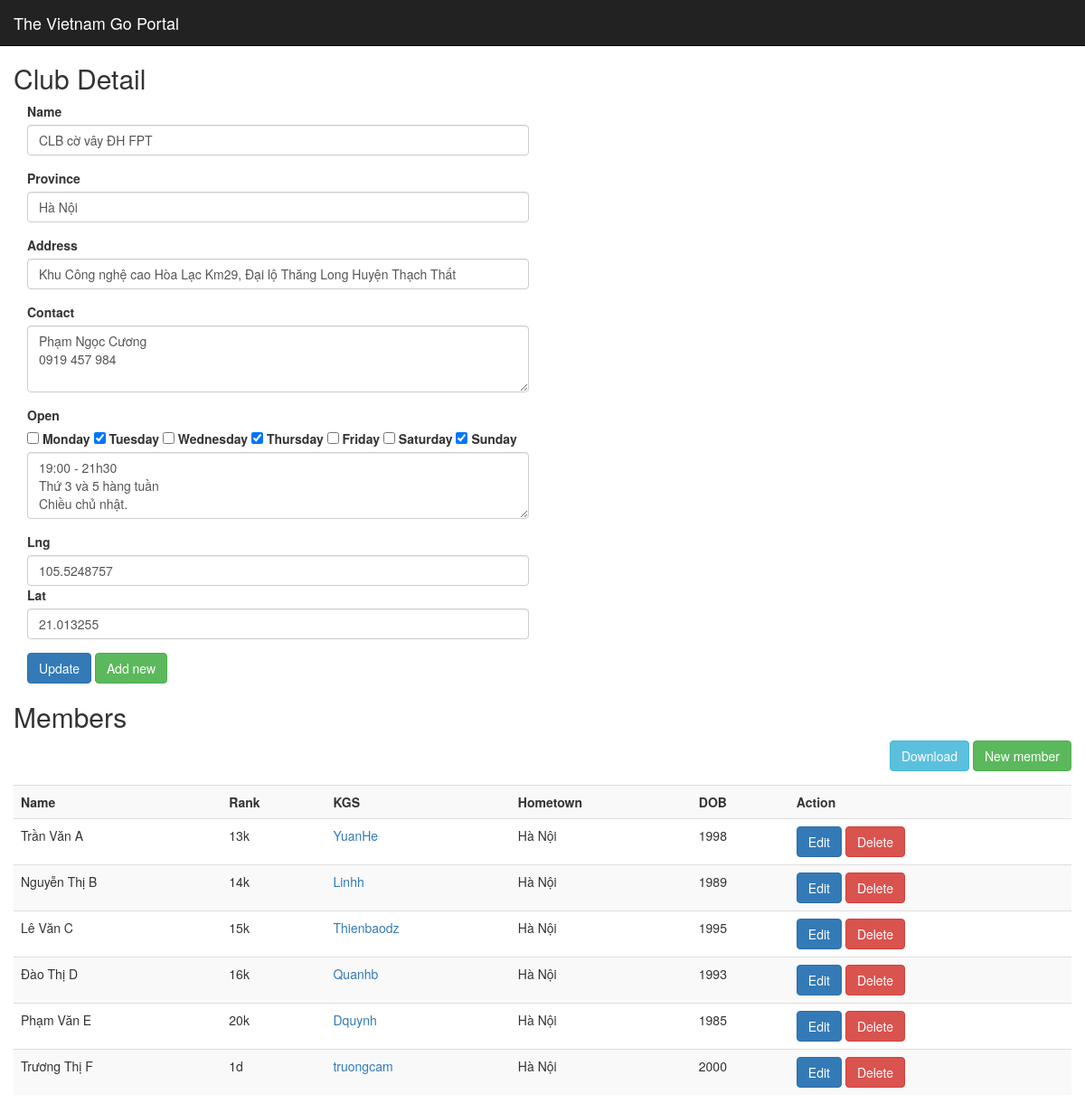
The app's page /club/1, older data.
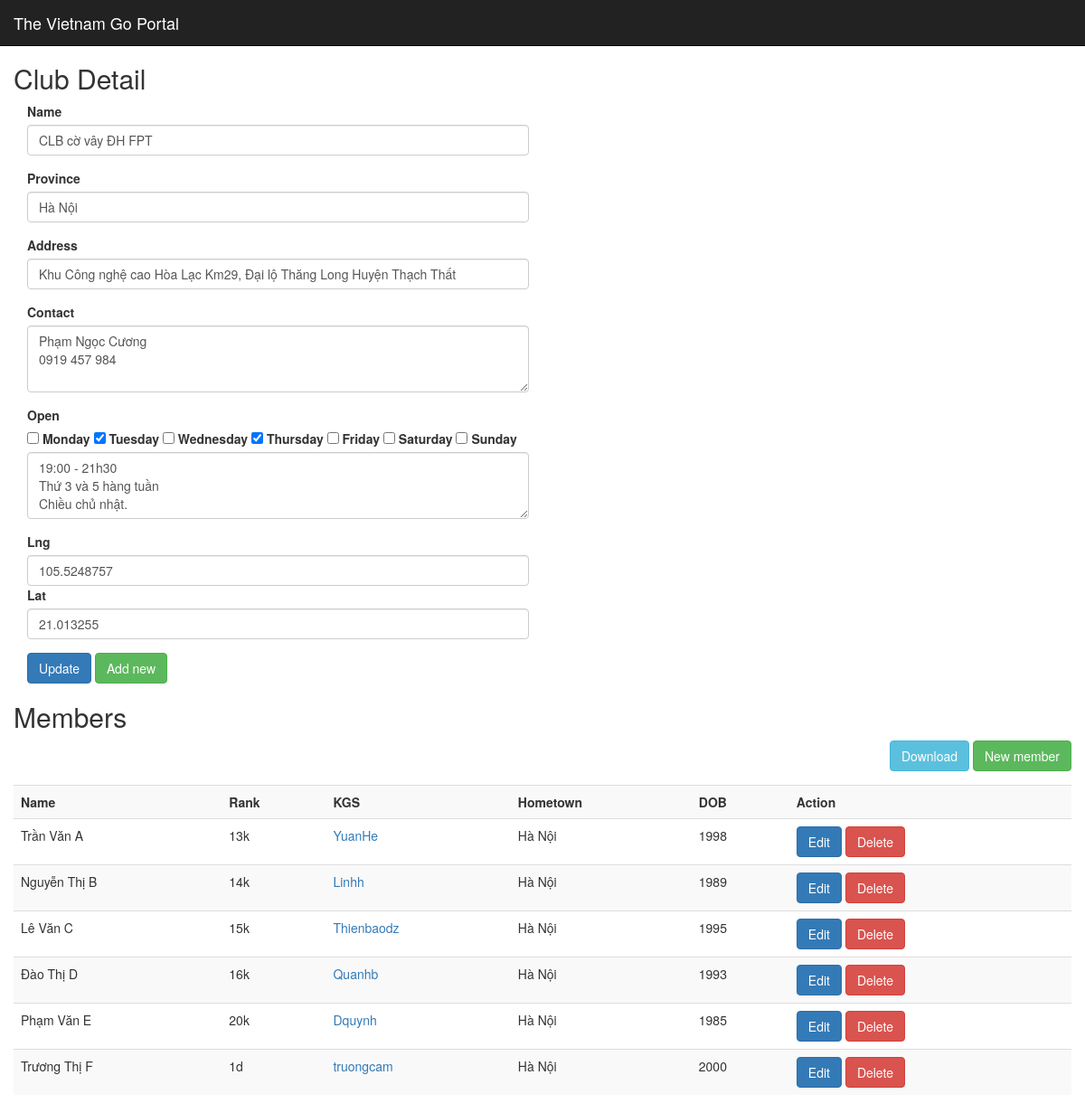
The same page, newer data.
### app/models/club.py (models this page shows, shortened)
class Club(db.Model):
    id = db.Column(db.Integer, primary_key = True, autoincrement = True)
    name = db.Column(db.String(100), unique = True, nullable = False)
    province = db.Column(db.String(50), unique = False, nullable = False)
    address = db.Column(db.String(500), unique = False, nullable = False)
    contact = db.Column(db.String(120), unique = False, nullable = False)
    lng = db.Column(db.Float, unique = False, nullable = False)
    lat = db.Column(db.Float, unique = False, nullable = False)
    openDescription = db.Column(db.String(500))
    openDay = db.Column(db.String(10))
    members = db.relationship('Player', lazy = 'select') #, backref=db.backref('members', lazy='joined'))
    def __init__(self):
        self.lng = 105.6207275390417
        self.lat = 21.281789604927425
    def getById(id):
        return Club.query.filter_by(id = id).first()

### app/models/player.py (models this page shows, shortened)
class Player(db.Model):
    id = db.Column(db.Integer, primary_key=True)
    name = db.Column(db.String(100), nullable = False)
    rank = db.Column(db.String(3), nullable = False)
    hometown = db.Column(db.String(20))
    kgs = db.Column(db.String(20))
    birthYear = db.Column(db.Integer)
    clubId = db.Column(db.Integer, db.ForeignKey('club.id'), nullable = False)

### app/routes.py (the view)
@app.route("/club", methods = ["GET"])
@app.route("/club/<id>", methods = ["GET"])
def getClub(id = None):
    club = Club()
    if id is not None:
        club = Club.getById(id)
    return render_template('club.html', club = club)

### app/templates/club.html (shortened to what this page needs)
{% extends '_master.html' %}
{% block styles %}
{{super()}}
<link href="https://api.mapbox.com/mapbox-gl-js/v1.12.0/mapbox-gl.css" rel="stylesheet" />
{% endblock %}
{% block content %}
{{super()}}
<div class="container" style="margin-top: 50px;">
    <div class="row">
        <h2> Club Detail </h2>
    </div>
    <div class="row">
        <div class="col-sm-6">
            <div class="form-group">
                <label for="clubName">Name</label>
                <input type="text" class="form-control" value="{{club.name}}" id="clubName" />
            </div>
            <div class="form-group">
                <label for="clubProvince">Province</label>
                <input type="text" class="form-control" value="{{club.province}}" id="clubProvince" />
            </div>
            <div class="form-group">
                <label for="clubAddress">Address</label>
                <input type="text" class="form-control" value="{{club.address}}" id="clubAddress" />
            </div>
            <div class="form-group">
                <label for="clubContact">Contact</label>
                <textarea class="form-control" rows="3" id="clubContact">{{club.contact}}</textarea>
            </div>
            <div class="form-group">
                <label for="clubOpenDescription">Open</label>
                <div class="form-inline">
                    <input type="checkbox" id="isOpenMonday" class="openWeekDay" {% if club.openDay[1] == '1' %} checked {% endif %} >
                    <label for="isOpenMonday"> Monday </label>
                    <input type="checkbox" id="isOpenTuesday" class="openWeekDay" {% if club.openDay[2] == '1' %} checked {% endif %}>
                    <label for="isOpenTuesday"> Tuesday </label>
                    <input type="checkbox" id="isOpenWednesday" class="openWeekDay" {% if club.openDay[3] == '1' %} checked {% endif %}>
                    <label for="isOpenWednesday"> Wednesday </label>
                    <input type="checkbox" id="isOpenThursday" class="openWeekDay" {% if club.openDay[4] == '1' %} checked {% endif %}>
                    <label for="isOpenThursday"> Thursday </label>
                    <input type="checkbox" id="isOpenFriday" class="openWeekDay" {% if club.openDay[5] == '1' %} checked {% endif %}>
                    <label for="isOpenFriday"> Friday </label>
                    <input type="checkbox" id="isOpenSaturday" class="openWeekDay" {% if club.openDay[6] == '1' %} checked {% endif %}>
                    <label for="isOpenSaturday"> Saturday </label>
                    <input type="checkbox" id="isOpenSunday" class="openWeekDay" {% if club.openDay[7] == '1' %} checked {% endif %}>
                    <label for="isOpenSunday"> Sunday </label>
                </div>
                <textarea class="form-control" rows="3" id="clubOpenDescription">{{club.openDescription}}</textarea>
            </div>
            <div class="form-group">
                <label for="clubLat">Lng</label>
                <input type="number" class="form-control" value="{{club.lng}}" id="clubLng" />
                <label for="clubLat">Lat</label>
                <input type="number" class="form-control" value="{{club.lat}}" id="clubLat" />
            </div>
            <div>
                <button class="btn btn-primary" onclick="updateClub('{{club.id}}')">Update</button>
                <button class="btn btn-success" onclick="addClub()">Add new</button>
            </div>
        </div>
        <div class="col-sm-6">
            <div id="map" style="width: 100%; height: 500px;"></div>
        </div>
    </div>
    <div class="row">
        <h2> Members </h2>
        <div style="margin-bottom: 15px; float: right;">
            <a href="/club/{{club.id}}/download" class="btn btn-info" role="button">
                Download
            </a>
            <a href="/player" class="btn btn-success" role="button">
                New member
            </a>
        </div>
        <div>
            <table class="table table-striped">
                <tr>
                    <th>Name</th>
                    <th>Rank</th>
                    <th>KGS</th>
                    <th>Hometown</th>
                    <th>DOB</th>
                    <th>Action</th>
                </tr>
                {% for member in club.members %}
                <tr>
                    <td>{{ member.name }}</td>
                    <td>{{ member.rank }}</td>
                    <td>
                        <a href="/player/{{member.id}}/kgs">
                            {{ member.kgs }}
                        </a>
                    </td>
                    <td>{{ member.hometown }}</td>
                    <td>{{ member.birthYear}}</td>
                    <td>
                        <a href="/player/{{member.id}}" class="btn btn-primary" role="button">
                            Edit
                        </a>
                        <a onclick="deleteMember('{{member.id}}')" class="btn btn-danger" role="button">
                            Delete
                        </a>
                    </td>
                </tr>
                {% endfor %}
            </table>
        </div>
    </div>
</div>
{% endblock %}

### app/templates/_master.html (shortened to what this page needs)
{% extends 'bootstrap/base.html' %}
{% block content %}
<nav class="navbar navbar-inverse navbar-fixed-top">
    <div class="container-fluid">
        <div class="navbar-header">
            <a class="navbar-brand" href="/">The Vietnam Go Portal</a>
        </div>
    </div>
</nav>
{% endblock %}

Row changes from the older to the newer data that the page shows:
changed Club "CLB cờ vây ĐH FPT": openDay "☑" → "☐"
